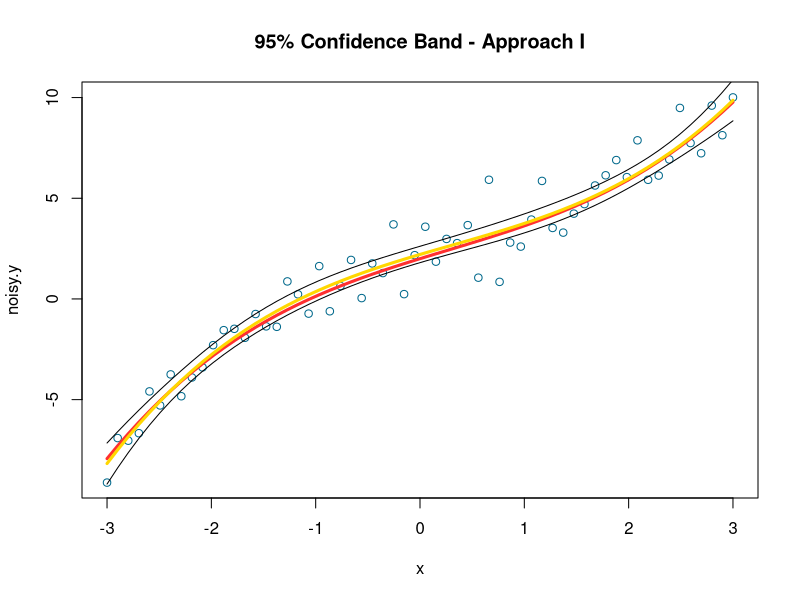
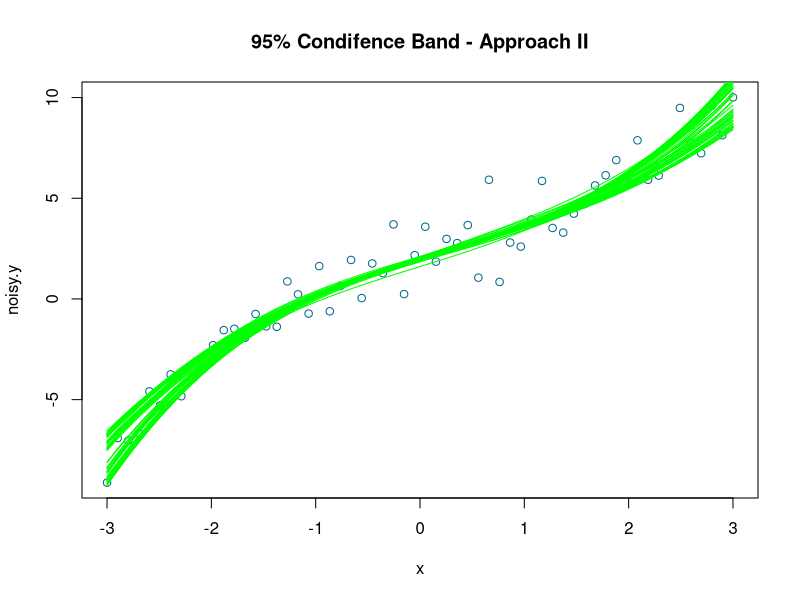
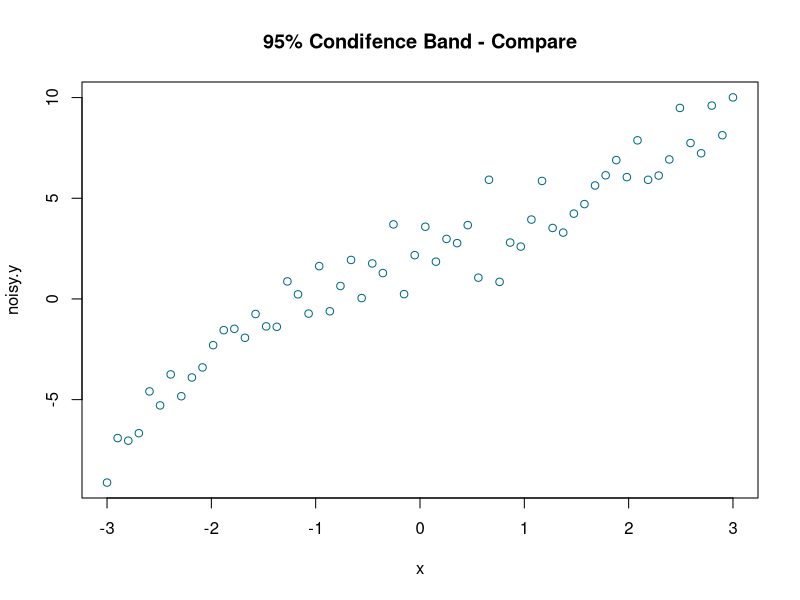

Recreate these plots in R, in order.
#### Generating data ###
set.seed(19)
x <- seq(-3,3,length.out = 60)
beta_true <- c(2,1.6,-0.12,0.15)
X<- as.matrix(cbind(1,x,x^2,x^3))
M <- t(X) %*% X
y <- as.vector(beta_true%*%t(as.matrix(cbind(1,x,x^2,x^3))))
noise <-  rnorm(60,0,1)
noisy.y <- y + noise
plot(x,noisy.y,col='deepskyblue4',xlab='x',main='95% Confidence Band - Approach I')
lines(x,y,col='firebrick1',lwd=3)

#### Method 1 ####
#### Fitting polynomial regression model on the data ####
model <- lm(noisy.y ~ poly(x,3,raw = 1))
#### Generate 95% confidence intervals for predictions using the fitted model
y_predict <- predict(model,data.frame(x),interval = "confidence",level = 0.95)
#### Draw the 95% confidence band for the linear model curve
lines(x,y_predict[,1],col='gold',lwd=3)
lines(x,y_predict[,2],col='black',lwd=1)
lines(x,y_predict[,3],col='black',lwd=1)
dev.new()


#### Method 2 ####
#### We sample beta_head values from the edge of the 95% confidence ellipsoid of beta_head
#### Then we draw several curves with the sampled beta_head
#### Calculate the radius of the ellipsoid
rad <- sqrt(qchisq(0.95,df=4))
nCurves <- 60
#### Sampling for beta_head
beta_head <- matrix(runif(nCurves*4,min=-3,max=3),ncol=4)
fac <- sqrt(apply(beta_head,1,function(x){t(x) %*% M %*% x}))
betaBase <- matrix(rep(beta_true,nCurves),ncol=4,byrow=T)
beta_head <- betaBase + beta_head*rad/fac
#### Draw graph
plot(x,noisy.y,col='deepskyblue4',xlab='x',main='95% Condifence Band - Approach II')
apply(beta_head,1,function(u){lines(x,X %*% u,col='green')})
plot(x,noisy.y,col='deepskyblue4',xlab='x',main='95% Condifence Band - Compare')